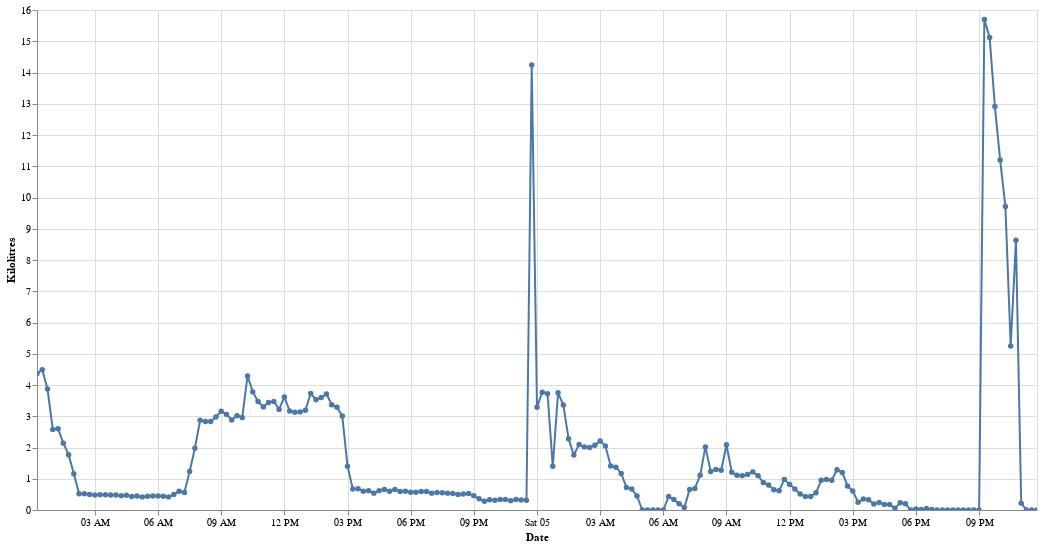

This figure's notebook cell:
### Markdown cell above
Altair is a bit involved to produce a plot and takes a while to get used to but it produces beautiful plots.  The example below is an interactive scatterplot that allows us to zoom in and out.

### Code cell
# The code below produces an interactive scatterplot that lets us zoom in and out
alt.Chart(plot_data, height=500, width=1000).mark_line(point=True).encode(
    alt.X('Date:T',
          scale=alt.Scale(zero=False)
    ),
    alt.Y('Kilolitres:Q',
          scale=alt.Scale(zero=False)
    ),
    order='Date',
    tooltip=['Date', 'Kilolitres'],
    # color=alt.Color('Kilolitres', sort='descending', scale=alt.Scale(scheme=alt.SchemeParams(name='redyellowblue')))
).interactive()

### Figure 1 — Vega-Lite specification as saved in the notebook (floating-point values rounded to 4 significant figures; data arrays with more than 128 entries replaced by an {"elided": "..."} marker saying what was removed)
{"config": {"view": {"continuousWidth": 400, "continuousHeight": 300}}, "data": {"name": "data-ffbb099c9c938c055c3b20e6379918a2"}, "mark": {"type": "line", "point": true}, "encoding": {"order": {"type": "temporal", "field": "Date"}, "tooltip": [{"type": "temporal", "field": "Date"}, {"type": "quantitative", "field": "Kilolitres"}], "x": {"type": "temporal", "field": "Date", "scale": {"zero": false}}, "y": {"type": "quantitative", "field": "Kilolitres", "scale": {"zero": false}}}, "height": 500, "selection": {"selector001": {"type": "interval", "bind": "scales", "encodings": ["x", "y"]}}, "width": 1000, "$schema": "https://vega.github.io/schema/vega-lite/v4.8.1.json", "datasets": {"data-ffbb099c9c938c055c3b20e6379918a2": {"elided": "191 records"}}}
